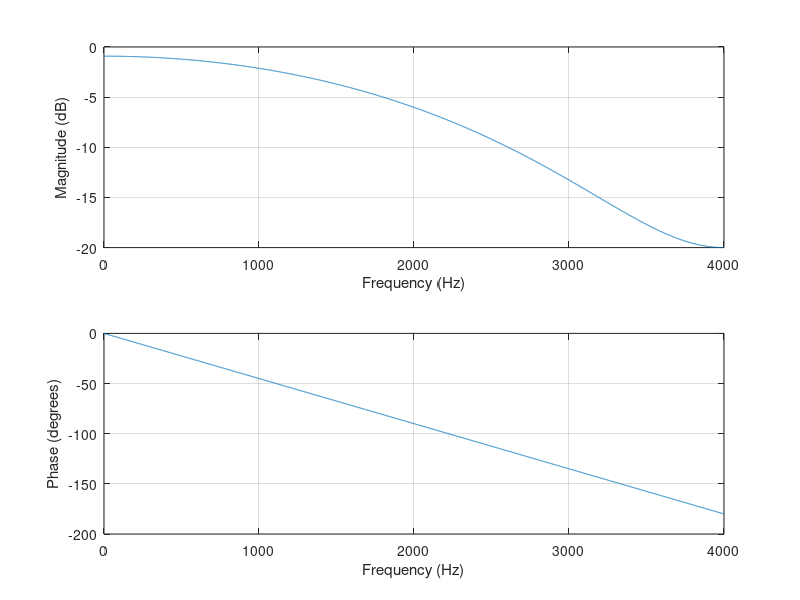

Reproduce this figure in MATLAB.
%Ejemplo de FFT para un sistema dado en ecuación en diferencias

%Mediante una ecuación dada en diferencias podemos describir un sitema que
%actúe de filtro para cualquier señal
b = [0.2,0.5,0.2];
a = 1;

%Necesitamos muestrear la señal para calcular su FFT
fs = 8000;

%Cogemos un número de muestras que sea potencia de dos para reducir
%complejidad temporal de la FFT
N = 4096;

freqz(b,a,N,fs)
%El módulo representa cuanto atenúa la señal para distintas frecuencias
%El módulo representa cuanto retarda la señal para distintas frecuencias

%Que la fase sea lineal significa que la señal se retarda el mismo número de muestras (una muestra)
%para cada frecuencia (retardo de grupo)
%grpdelay(b,a,N,fs)